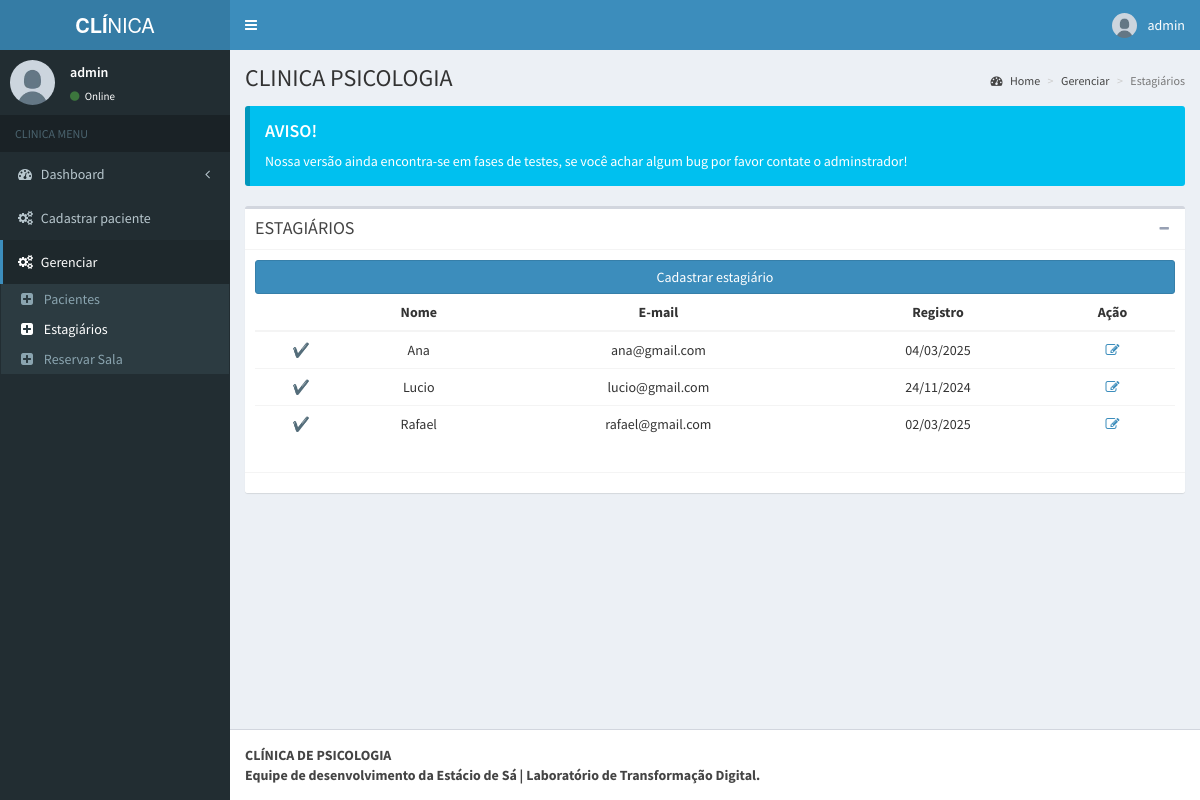
/monitor/terapeutas.php (signed in), run on an earlier commit of the app's database.
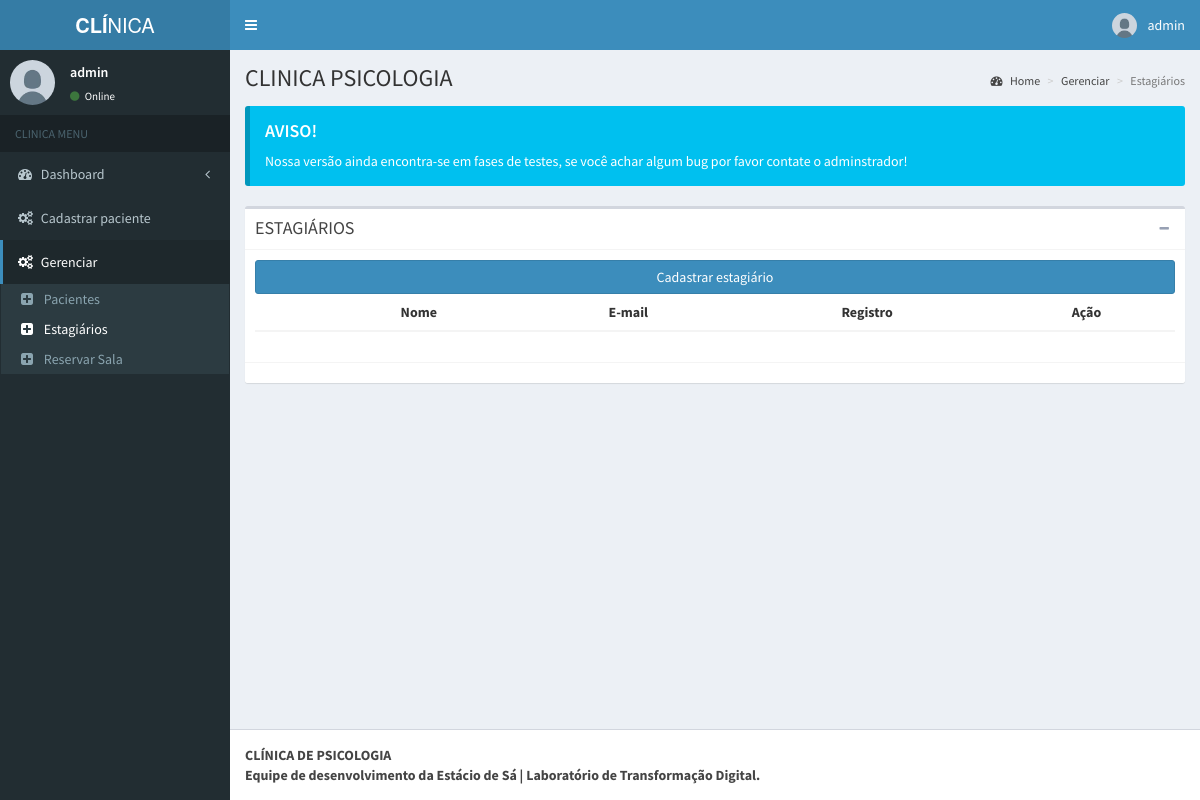
And on a later commit of the database.
### tables this page shows
CREATE TABLE `tbl_user_terapeuta` (
  `id` int(11) NOT NULL,
  `id_disponibilidade` int(11) UNSIGNED NOT NULL,
  `id_professor` int(11) NOT NULL,
  `nome` varchar(50) NOT NULL,
  `usuario` varchar(20) NOT NULL,
  `email` varchar(100) NOT NULL,
  `senha` varchar(255) NOT NULL,
  `date` timestamp NOT NULL DEFAULT current_timestamp() ON UPDATE current_timestamp()
);

### monitor/terapeutas.php (the view, shortened to what the changed rows need)
<?php
  include('../db/conexao.php');
?>
<!DOCTYPE html>
<html>
<head>
  <link rel="stylesheet" href="../admin/bootstrap/css/bootstrap.min.css">
  <link rel="stylesheet" href="https://maxcdn.bootstrapcdn.com/font-awesome/4.4.0/css/font-awesome.min.css">
  <link rel="stylesheet" href="https://code.ionicframework.com/ionicons/2.0.1/css/ionicons.min.css">
  <link rel="stylesheet" href="../admin/dist/css/AdminLTE.min.css">
  <link rel="stylesheet" href="../admin/dist/css/skins/_all-skins.min.css">
</head>
<body class="hold-transition skin-blue fixed sidebar-mini">
  <div class="wrapper">
    <div class="content-wrapper">
      <section class="content-header">
        <h1>
          CLINICA PSICOLOGIA
        </h1>
      </section>
      <section class="content">
        <div class="box">
          <div class="box-body">
            <div>
              <table class="table table-hover text-center">
                <thead class="table-dark">
                  <tr>
                    <th></th>
                    <th scope="col">Nome</th>
                    <th scope="col">E-mail</th>
                    <th scope="col">Registro</th>
                    <th scope="col">Ação</th>
                  </tr>
                </thead>
                <tbody>
                  <?php
                  $sql = "SELECT * FROM tbl_user_terapeuta";
                  $result = mysqli_query($mysqli, $sql);
                  while ($row = mysqli_fetch_assoc($result)) {
                  ?>
                    <tr>
                    <td><?php echo ($row['id_disponibilidade']==2) ? "❌" : "✔️" ?></td>
                      <td><?php echo $row["nome"] ?></td>
                      <td><?php echo $row["email"] ?></td>
                      <td><?php echo date('d/m/Y', strtotime($row["date"])); ?></td>
                      <td style="background:white">
                        <a href="edit/edit-terapeuta.php?id=<?php echo $row["id"] ?>" class="link-dark"><i class="fa fa-edit"></i></a>
                      </td>
                    </tr>
                  <?php
                  }
                  ?>
                </tbody>
              </table>
            </div>
          </div>
        </div>
      </section>
    </div>
  </div>
</body>
</html>

What changed in the data, as far as the page shows it:
removed tbl_user_terapeuta: nome "Ana", email "ana@gmail.com", date "04/03/2025"
removed tbl_user_terapeuta: nome "Lucio", email "lucio@gmail.com", date "24/11/2024"
removed tbl_user_terapeuta: nome "Rafael", email "rafael@gmail.com", date "02/03/2025"
